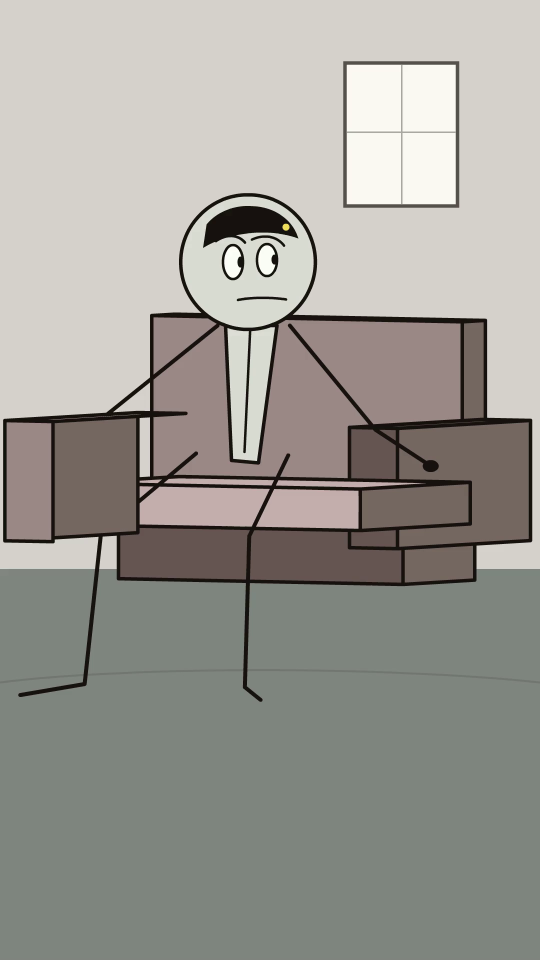
#> input picture frame 4 of Projects/HonestInterview/BlenderConstructionV4/animate_acting_test/honest_interview_v4_acting_test.mp4, 1080 x 1920 px, given in place of honest_interview_v5d.mp4, which was not available (shown at 1/2 size)
$ python scan.py
#> lines starting #> are read from the running program, lines starting #| are printed output that depends on the picture
import cv2, numpy as np, json
V='D:/Animate/Projects/HonestInterview/ProductionFull_v5/exports/honest_interview_v5d.mp4'
cap=cv2.VideoCapture(V); prev=None; diffs=[]; i=0; smalls=[]
while True:
    ok,f=cap.read()
#> f is the input picture: shape (1920, 1080, 3); mean B, G, R 149.8, 155.9, 157.6
    if not ok: break
    s=cv2.resize(f,(135,240),interpolation=cv2.INTER_AREA).astype(np.float32)
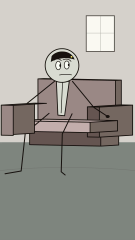
#> s: shape (240, 135, 3) float32; mean B, G, R 149.8, 155.9, 157.6
    if prev is not None: diffs.append(float(np.abs(s-prev).mean()))
    else: diffs.append(0.0)
    # histogram of mean
    smalls.append(s.mean(axis=(0,1)).tolist())
    prev=s; i+=1
print('frames',i)
d=np.array(diffs)
np.save('D:/Animate/Projects/HonestInterview/ProductionFull_v5/review/independent/recheck_v5d/work/prod_diffs_v5d.npy',d)
cuts=[k for k in range(1,len(d)) if d[k]>12]
print('big diffs >12:',[(k,round(k/24,2),round(d[k],1)) for k in cuts])
# frozen runs
runs=[];st=None
for k in range(1,len(d)):
    if d[k]<0.05:
        if st is None: st=k-1
    else:
        if st is not None and k-st>=12: runs.append((st,k-1,round(st/24,2),round((k-1)/24,2)))
        st=None
if st is not None: runs.append((st,len(d)-1))
print('frozen runs >=12 frames:',runs)

$ run again, starting later in the video
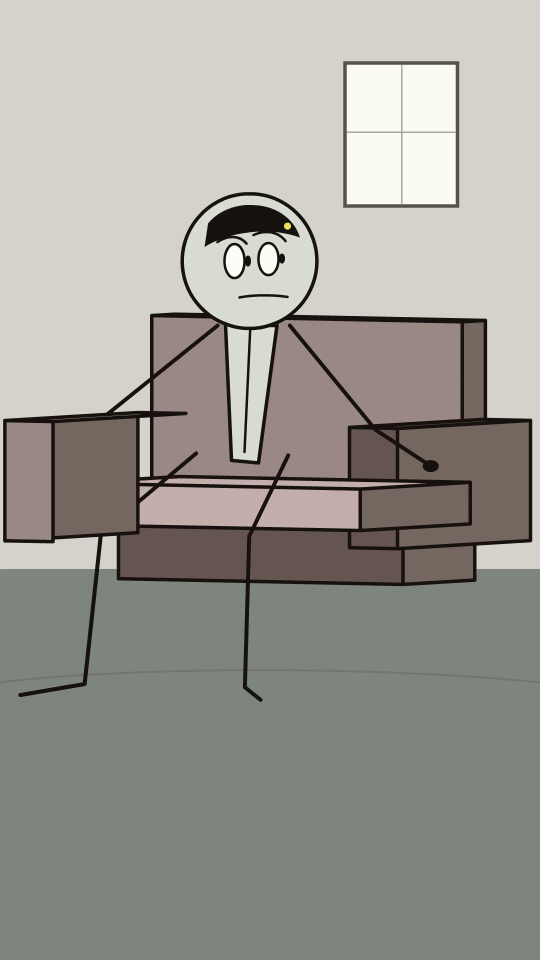
#> input picture frame 38 of Projects/HonestInterview/BlenderConstructionV4/animate_acting_test/honest_interview_v4_acting_test.mp4, 1080 x 1920 px, given in place of honest_interview_v5d.mp4, which was not available (shown at 1/2 size)
#> f is the input picture: shape (1920, 1080, 3); mean B, G, R 149.8, 155.9, 157.5
#> `s=cv2.resize(f,(135,240),interpolation=cv2.INTER_AREA).astype(np.float..`:
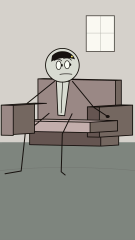
#> s: shape (240, 135, 3) float32; mean B, G, R 149.8, 155.9, 157.5
#> d = [0, 0.000144, 0.000628, 0.000545, 0.000134, 0.000134, 0.000545, 0.000576, 0.000134, 0.000545]
#> cuts = []
#| big diffs >12: []
#> the loop `for k in range(1,len(d)):` made 9 passes
#> st on pass 1: 0
#| frozen runs >=12 frames: [(0, 9)]
